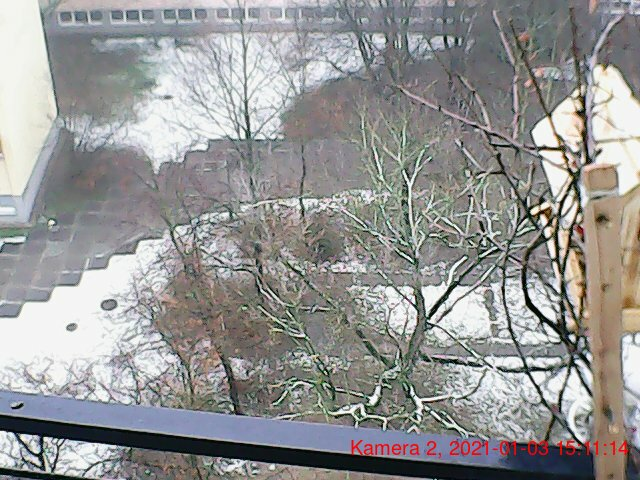
#> input picture home/pi/python-env/motion/motion_target/before.jpg, 640 x 480 px, found by its file name
$ python differenz_jpg_alt.py
#> lines starting #> are read from the running program, lines starting #| are printed output that depends on the picture; after the words box and inside, x2 and y2 are one past the last pixel; in counts of white or black regions, pixels touching at a corner belong together
#!/usr/bin/env python3
# motion/bin/differenz_jpg.py, Aufruf via Wrapper von start.bash
# Bildunterschiede rot maskieren

import cv2
import cv2 as cv
import os

# load images
# image1 = cv2.imread('/home/pi/python-env/motion/motion_target/before.jpg')
# image2 = cv2.imread('/home/pi/python-env/motion/motion_target/after.jpg')

MOTION_PIC = "/home/pi/python-env/motion/motion_target"
BEFORE_PIC = "before.jpg"
AFTER_PIC = "after.jpg"

MOTION_BEFORE_PIC = os.path.join(MOTION_PIC, BEFORE_PIC)
MOTION_AFTER_PIC = os.path.join(MOTION_PIC, AFTER_PIC)

image1 = cv2.imread(MOTION_BEFORE_PIC)
#> image1 is the input picture: shape (480, 640, 3); mean B, G, R 148.4, 149.2, 149.1
image2 = cv2.imread(MOTION_AFTER_PIC)
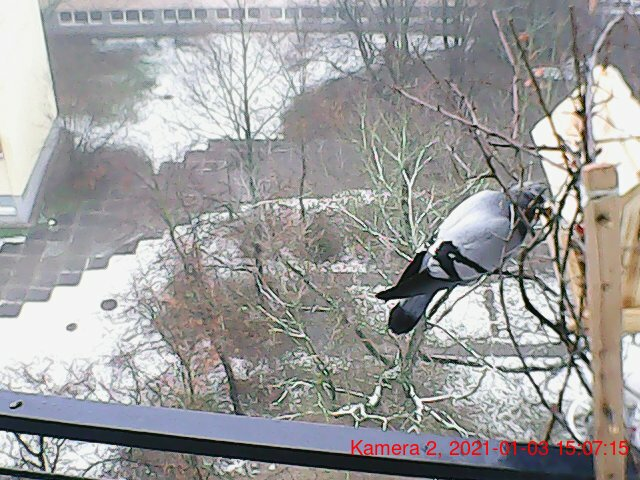
#> input picture home/pi/python-env/motion/motion_target/after.jpg, 640 x 480 px, found by its file name
#> image2 is the input picture: shape (480, 640, 3); mean B, G, R 156.4, 156.5, 157

####################################################################
# blur
image1b = cv2.boxFilter(image1,-1,(5,5), normalize = True)
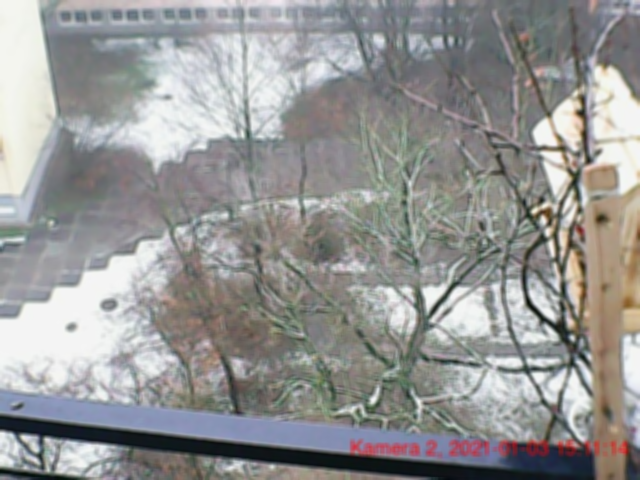
#> image1b: shape (480, 640, 3); mean B, G, R 148.4, 149.2, 149.1
image2b = cv2.boxFilter(image2,-1,(5,5), normalize = True)
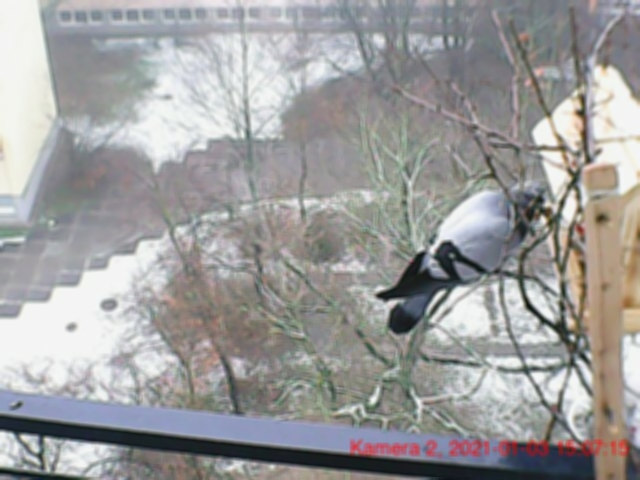
#> image2b: shape (480, 640, 3); mean B, G, R 156.4, 156.5, 157

# denoise
image1a = cv.fastNlMeansDenoisingColored(image1b,None,20,20,7,21)
image2a = cv.fastNlMeansDenoisingColored(image2b,None,20,20,7,21)
####################################################################

# compute difference
difference = cv2.subtract(image1a, image2a)

# color the mask red
Conv_hsv_Gray = cv2.cvtColor(difference, cv2.COLOR_BGR2GRAY)
ret, mask = cv2.threshold(Conv_hsv_Gray, 0, 255,cv2.THRESH_BINARY_INV |cv2.THRESH_OTSU)
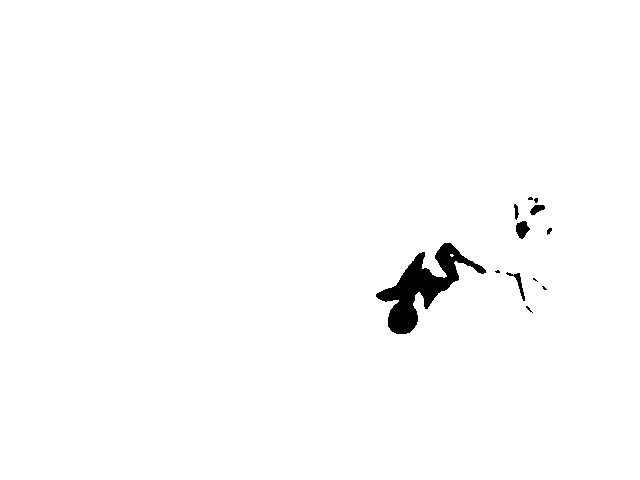
#> mask: shape (480, 640); 98.8% white; 12 black regions (6 under 20 px), largest, box (x1, y1, x2, y2) and area: (376, 243, 486, 334) 3309, (516, 221, 530, 239) 167, (506, 272, 525, 301) 122, (530, 205, 545, 215) 93, (514, 204, 519, 220) 48, (547, 228, 552, 235) 23
#> ret = 56
difference[mask != 255] = [0, 0, 255]
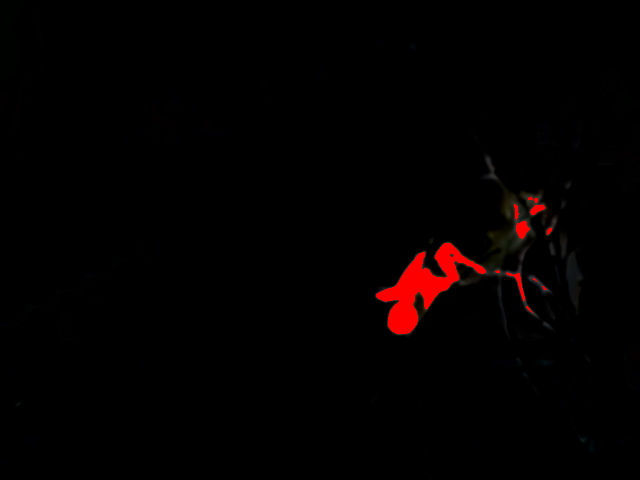
#> difference: shape (480, 640, 3); mean B, G, R 0.4, 0.5, 3.7

# add the red mask to the images to make the differences obvious
image1a[mask != 255] = [0, 0, 255]
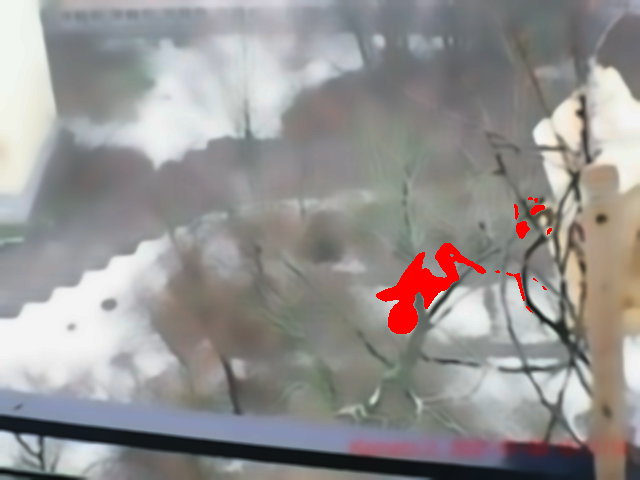
#> image1a: shape (480, 640, 3); mean B, G, R 145.6, 146.7, 149.5
image2a[mask != 255] = [0, 0, 255]
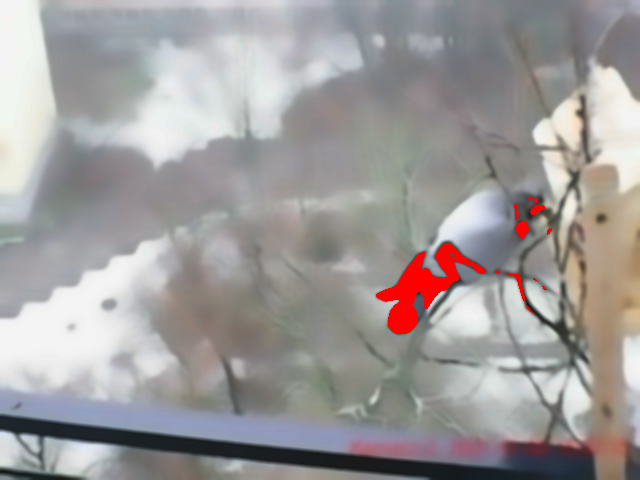
#> image2a: shape (480, 640, 3); mean B, G, R 155, 155.4, 159

# cv2.imwrite('/home/pi/python-env/motion/bildverarbeitung/diff.png', difference)
MOTION_BV = "/home/pi/python-env/motion/bildverarbeitung"
BILD_NAME = "diff.png"
PFAD_BILD = os.path.join(MOTION_BV, BILD_NAME)

cv2.imwrite(PFAD_BILD, difference)
